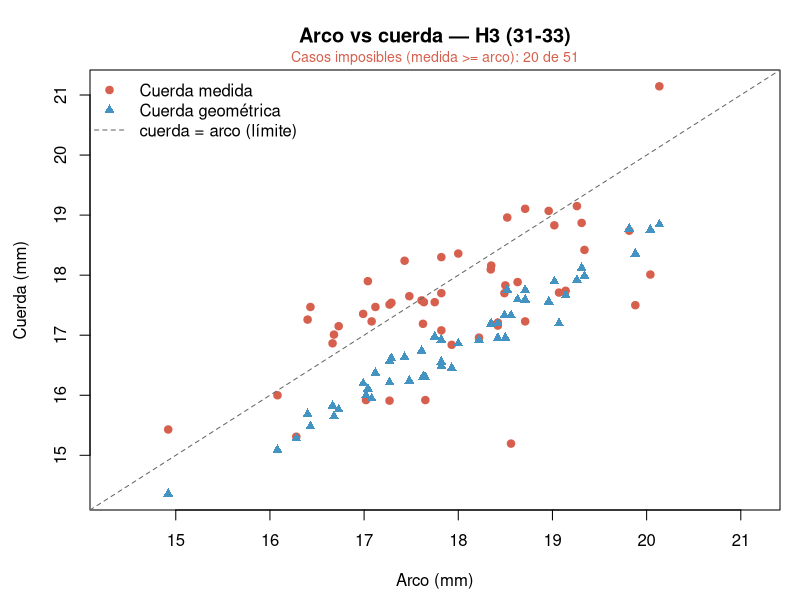
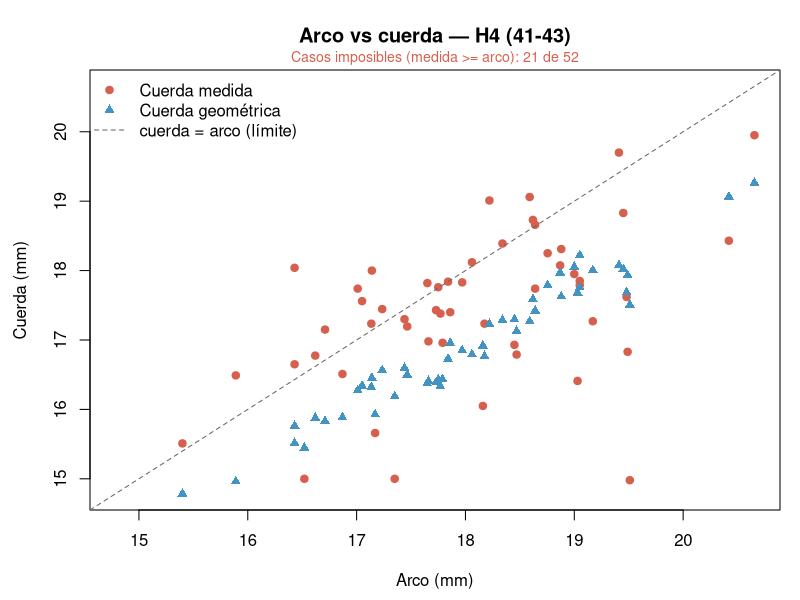
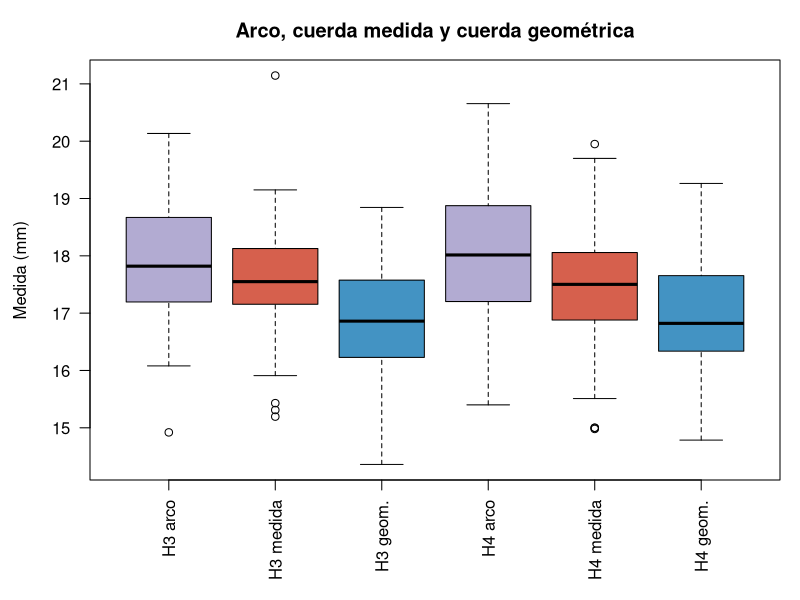

Generate these figures, in order, with R:
# ================================================================
# Cuerda teórica geométrica y re-estimación de Carrea
# ================================================================
# Problema: la cuerda MEDIDA es ~igual al arco (cociente ~0.98) y en ~40%
# de los casos la supera, lo cual es geométricamente imposible y vuelve
# intercambiables Tmin y Tmax. Se propone derivar la cuerda a partir de la
# geometría del arco dental en lugar de medirla directamente.
#
# Modelo geométrico
# -----------------
# Los 6 dientes anteriores inferiores se disponen sobre un arco circular de
# radio R. Sea:
#   L = arco total      = (mm_31+mm_32+mm_33) + (mm_41+mm_42+mm_43)
#   C = cuerda canino–canino = distancia intercanina (mm_43_33)
# Para un arco circular:  arco = 2 R φ   y   cuerda = 2 R sin(φ).
# Por tanto:              C / L = sin(φ) / φ        ... (1)
# Se resuelve φ de (1) numéricamente y R = L / (2 φ).
#
# Para una hemiarcada con arco L_h, el ángulo que subtiende es θ = L_h / R y
# su cuerda teórica (la "radio-cuerda" de Carrea) es:
#   cuerda_geo = 2 R sin(θ / 2)
# Esta cuerda es SIEMPRE menor que el arco (válida), corrigiendo el defecto
# de la medición directa.
# ================================================================

library(dplyr)

du <- read.csv("resultados/datos_unidos_corregido.csv",
               stringsAsFactors = FALSE, check.names = FALSE)

k_carrea <- 30 * pi

# --- resolver φ en  sin(φ)/φ = q  (q en (0,1)), por bisección -----
solve_phi <- function(q) {
  if (is.na(q) || q >= 1) return(NA_real_)
  f  <- function(p) sin(p)/p - q
  lo <- 1e-6; hi <- pi - 1e-6
  for (i in 1:100) {
    mid <- (lo + hi) / 2
    if (f(mid) > 0) lo <- mid else hi <- mid
  }
  (lo + hi) / 2
}

# --- cuerda geométrica de una hemiarcada -------------------------
cuerda_geo <- function(arco_h, L_full, C_full) {
  phi <- solve_phi(C_full / L_full)
  if (is.na(phi)) return(NA_real_)
  R  <- L_full / (2 * phi)
  th <- arco_h / R
  2 * R * sin(th / 2)
}

# --- construir hemiarcadas con limpieza anatómica ----------------
prep <- function(d, t1, t2, t3, chord, excl_ids, central = NULL) {
  d <- d %>%
    filter(!is.na(.data[[t1]]), !is.na(.data[[t2]]), !is.na(.data[[t3]]),
           .data[[t1]] != 0, .data[[t2]] != 0, .data[[t3]] != 0,
           !is.na(Estatura), !(ID %in% excl_ids)) %>%
    mutate(arco   = .data[[t1]] + .data[[t2]] + .data[[t3]],
           cuerda_med = .data[[chord]],
           L_full = (mm_31 + mm_32 + mm_33) + (mm_41 + mm_42 + mm_43),
           C_full = intercanina_inf)
  if (!is.null(central))
    d <- d %>% filter(!(ID == "sin codigo" & .data[[central]] > 8))
  d %>% rowwise() %>%
    mutate(cuerda_geo = cuerda_geo(arco, L_full, C_full)) %>%
    ungroup()
}

h3 <- prep(du, "mm_31","mm_32","mm_33","mm_33_31", c("17"), "mm_31")
h4 <- prep(du, "mm_41","mm_42","mm_43","mm_43_41", c("26"))

# --- métricas de Carrea con una cuerda dada ----------------------
evalua <- function(d, chord_col, k = k_carrea) {
  d <- d %>% filter(!is.na(.data[[chord_col]]))
  cu <- d[[chord_col]]; ar <- d$arco; est <- d$Estatura
  Tmin  <- pmin(cu, ar) / 1000 * k
  Tmax  <- pmax(cu, ar) / 1000 * k
  Tprom <- (Tmin + Tmax) / 2
  carrea <- data.frame(
    n          = nrow(d),
    precision  = round(mean(est >= Tmin & est <= Tmax) * 100, 1),
    rmse       = round(sqrt(mean((est - Tprom)^2)), 4),
    r_tprom    = round(suppressWarnings(cor(est, Tprom)), 3),
    cuerda_arco= round(mean(cu / ar), 3),
    imposibles = sum(cu >= ar),
    ancho_cm   = round(mean(Tmax - Tmin) * 100, 1)
  )
  return (carrea)
}

cat("=== H3: cuerda medida vs geométrica ===\n")
print(rbind(MEDIDA = evalua(h3, "cuerda_med"),
            GEOMETRICA = evalua(h3, "cuerda_geo")))
cat("\n=== H4: cuerda medida vs geométrica ===\n")
print(rbind(MEDIDA = evalua(h4, "cuerda_med"),
            GEOMETRICA = evalua(h4, "cuerda_geo")))

# ----------------------------------------------------------------
# Gráficos de observación — cuerda medida vs geométrica
#   Paso crucial: el defecto que motiva todo el script. La cuerda
#   MEDIDA cae sobre/encima de la recta cuerda=arco (geométricamente
#   imposible); la cuerda GEOMÉTRICA queda siempre por debajo.
#   Figuras en reporte/figuras/.
# ----------------------------------------------------------------
dir_fig <- "reporte/figuras"
if (!dir.exists(dir_fig)) dir.create(dir_fig, recursive = TRUE)

# (a) Dispersión arco vs cuerda (medida y geométrica) con la recta límite.
plot_arco_cuerda <- function(d, etq, archivo) {
  d   <- d %>% filter(!is.na(cuerda_geo))
  rng <- range(c(d$arco, d$cuerda_med, d$cuerda_geo))
  # png(file.path(dir_fig, archivo), width = 1000, height = 800, res = 130)
  par(mar = c(4.5, 4.5, 3.5, 1))
  plot(d$arco, d$cuerda_med, pch = 19, col = "#D6604D",
       xlim = rng, ylim = rng,
       xlab = "Arco (mm)", ylab = "Cuerda (mm)",
       main = sprintf("Arco vs cuerda — %s", etq))
  points(d$arco, d$cuerda_geo, pch = 17, col = "#4393C3")
  abline(0, 1, lty = 2, col = "grey40")
  legend("topleft",
         c("Cuerda medida", "Cuerda geométrica", "cuerda = arco (límite)"),
         pch = c(19, 17, NA), lty = c(NA, NA, 2),
         col = c("#D6604D", "#4393C3", "grey40"), bty = "n")
  n_imp <- sum(d$cuerda_med >= d$arco)
  mtext(sprintf("Casos imposibles (medida >= arco): %d de %d", n_imp, nrow(d)),
        side = 3, line = 0.2, cex = 0.85, col = "#D6604D")
  # dev.off()
}
plot_arco_cuerda(h3, "H3 (31-33)", "geo_arco_cuerda_H3.png")
plot_arco_cuerda(h4, "H4 (41-43)", "geo_arco_cuerda_H4.png")

# (b) Boxplot comparativo: arco, cuerda medida y cuerda geométrica.
cmp <- na.omit(data.frame(
  valor = c(h3$arco, h3$cuerda_med, h3$cuerda_geo,
            h4$arco, h4$cuerda_med, h4$cuerda_geo),
  grupo = factor(c(
    rep("H3 arco", nrow(h3)), rep("H3 medida", nrow(h3)), rep("H3 geom.", nrow(h3)),
    rep("H4 arco", nrow(h4)), rep("H4 medida", nrow(h4)), rep("H4 geom.", nrow(h4))),
    levels = c("H3 arco", "H3 medida", "H3 geom.",
               "H4 arco", "H4 medida", "H4 geom."))))

# png(file.path(dir_fig, "geo_boxplot_cuerdas.png"), width = 1100, height = 700, res = 130)
par(mar = c(6, 4.5, 3, 1))
boxplot(valor ~ grupo, data = cmp, las = 2, xlab = "", ylab = "Medida (mm)",
        main = "Arco, cuerda medida y cuerda geométrica",
        col = rep(c("#B2ABD2", "#D6604D", "#4393C3"), 2))
# dev.off()

# cat("Figuras guardadas en", dir_fig, "(geo_*.png)\n")

# --- exportar estimaciones por individuo -------------------------
export <- function(d, hemi) {
  d %>% filter(!is.na(cuerda_geo)) %>% transmute(
    hemiarcada = hemi, ID, fuente, Sexo, Edad, Estatura, Lugar_origen,
    arco = round(arco,3), cuerda_medida = round(cuerda_med,3),
    cuerda_geometrica = round(cuerda_geo,3),
    Tmin_med = round(pmin(cuerda_med,arco)/1000*k_carrea,3),
    Tmax_med = round(pmax(cuerda_med,arco)/1000*k_carrea,3),
    acierto_med = as.integer(Estatura >= pmin(cuerda_med,arco)/1000*k_carrea &
                             Estatura <= pmax(cuerda_med,arco)/1000*k_carrea),
    Tmin_geo = round(pmin(cuerda_geo,arco)/1000*k_carrea,3),
    Tmax_geo = round(pmax(cuerda_geo,arco)/1000*k_carrea,3),
    acierto_geo = as.integer(Estatura >= pmin(cuerda_geo,arco)/1000*k_carrea &
                             Estatura <= pmax(cuerda_geo,arco)/1000*k_carrea))
}
write.csv(bind_rows(export(h3,"H3"), export(h4,"H4")),
          "resultados/estimaciones_cuerda_geometrica.csv", row.names = FALSE)
cat("\nGuardado: resultados/estimaciones_cuerda_geometrica.csv\n")
